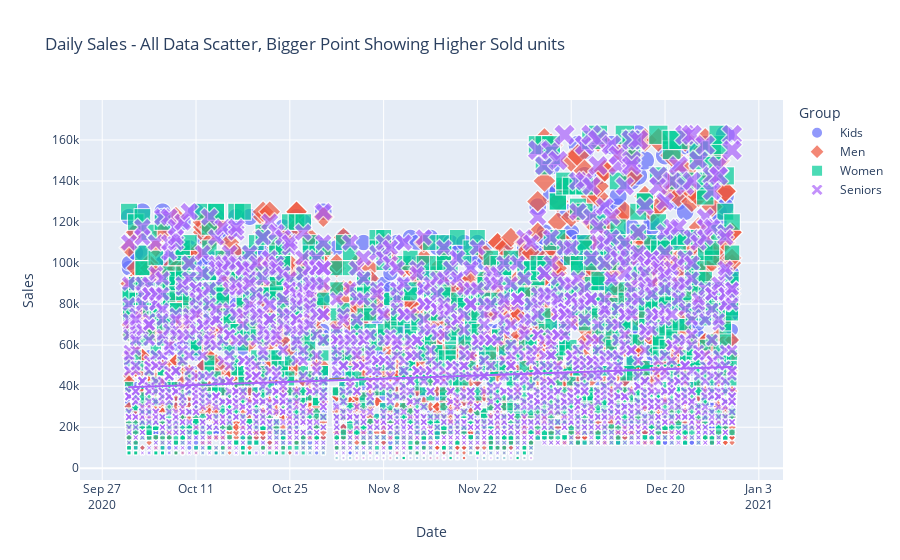

Notebook code cell kept with this figure:
### Markdown cell above
##### Visualization of Daily Data - All Data Scatter Plot, Bigger Point Showing Higher Sold Units (Grouping by Person Groups)

### Code cell
# Daily Sales Data All
fig = px.scatter(sales_df, x = 'Date', y='Sales', color='Group', size='Unit', symbol='Group', trendline='ols', title='Daily Sales - All Data Scatter, Bigger Point Showing Higher Sold units')

fig.show()

### Figure 1 — Plotly figure (JSON) as saved in the notebook; plotly's stock layout.template omitted (floating-point values rounded to 4 significant figures; data arrays with more than 128 entries replaced by an {"elided": "..."} marker saying what was removed)
{"data": [{"hovertemplate": "Group= Kids<br>Date=%{x}<br>Sales=%{y}<br>Unit=%{marker.size}<extra></extra>", "legendgroup": " Kids", "marker": {"color": "#636efa", "size": {"elided": "1890 int values"}, "sizemode": "area", "sizeref": 0.1625, "symbol": "circle"}, "mode": "markers", "name": " Kids", "showlegend": true, "type": "scattergl", "x": {"elided": "1890 str values"}, "xaxis": "x", "y": {"elided": "1890 int values"}, "yaxis": "y"}, {"hovertemplate": "<b>OLS trendline</b><br>Sales = 0.00130607 * Date + -2.05177e+06<br>R<sup>2</sup>=0.008719<br><br>Group= Kids<br>Date=%{x}<br>Sales=%{y} <b>(trend)</b><extra></extra>", "legendgroup": " Kids", "marker": {"color": "#636efa", "symbol": "circle"}, "mode": "lines", "name": " Kids", "showlegend": false, "type": "scattergl", "x": {"elided": "1890 str values"}, "xaxis": "x", "y": {"elided": "1890 float values"}, "yaxis": "y"}, {"hovertemplate": "Group= Men<br>Date=%{x}<br>Sales=%{y}<br>Unit=%{marker.size}<extra></extra>", "legendgroup": " Men", "marker": {"color": "#EF553B", "size": {"elided": "1890 int values"}, "sizemode": "area", "sizeref": 0.1625, "symbol": "diamond"}, "mode": "markers", "name": " Men", "showlegend": true, "type": "scattergl", "x": {"elided": "1890 str values"}, "xaxis": "x", "y": {"elided": "1890 int values"}, "yaxis": "y"}, {"hovertemplate": "<b>OLS trendline</b><br>Sales = 0.00149327 * Date + -2.35194e+06<br>R<sup>2</sup>=0.011182<br><br>Group= Men<br>Date=%{x}<br>Sales=%{y} <b>(trend)</b><extra></extra>", "legendgroup": " Men", "marker": {"color": "#EF553B", "symbol": "diamond"}, "mode": "lines", "name": " Men", "showlegend": false, "type": "scattergl", "x": {"elided": "1890 str values"}, "xaxis": "x", "y": {"elided": "1890 float values"}, "yaxis": "y"}, {"hovertemplate": "Group= Women<br>Date=%{x}<br>Sales=%{y}<br>Unit=%{marker.size}<extra></extra>", "legendgroup": " Women", "marker": {"color": "#00cc96", "size": {"elided": "1890 int values"}, "sizemode": "area", "sizeref": 0.1625, "symbol": "square"}, "mode": "markers", "name": " Women", "showlegend": true, "type": "scattergl", "x": {"elided": "1890 str values"}, "xaxis": "x", "y": {"elided": "1890 int values"}, "yaxis": "y"}, {"hovertemplate": "<b>OLS trendline</b><br>Sales = 0.00162782 * Date + -2.56812e+06<br>R<sup>2</sup>=0.012802<br><br>Group= Women<br>Date=%{x}<br>Sales=%{y} <b>(trend)</b><extra></extra>", "legendgroup": " Women", "marker": {"color": "#00cc96", "symbol": "square"}, "mode": "lines", "name": " Women", "showlegend": false, "type": "scattergl", "x": {"elided": "1890 str values"}, "xaxis": "x", "y": {"elided": "1890 float values"}, "yaxis": "y"}, {"hovertemplate": "Group= Seniors<br>Date=%{x}<br>Sales=%{y}<br>Unit=%{marker.size}<extra></extra>", "legendgroup": " Seniors", "marker": {"color": "#ab63fa", "size": {"elided": "1890 int values"}, "sizemode": "area", "sizeref": 0.1625, "symbol": "x"}, "mode": "markers", "name": " Seniors", "showlegend": true, "type": "scattergl", "x": {"elided": "1890 str values"}, "xaxis": "x", "y": {"elided": "1890 int values"}, "yaxis": "y"}, {"hovertemplate": "<b>OLS trendline</b><br>Sales = 0.00127327 * Date + -1.99967e+06<br>R<sup>2</sup>=0.008121<br><br>Group= Seniors<br>Date=%{x}<br>Sales=%{y} <b>(trend)</b><extra></extra>", "legendgroup": " Seniors", "marker": {"color": "#ab63fa", "symbol": "x"}, "mode": "lines", "name": " Seniors", "showlegend": false, "type": "scattergl", "x": {"elided": "1890 str values"}, "xaxis": "x", "y": {"elided": "1890 float values"}, "yaxis": "y"}], "layout": {"legend": {"itemsizing": "constant", "title": {"text": "Group"}, "tracegroupgap": 0}, "title": {"text": "Daily Sales - All Data Scatter, Bigger Point Showing Higher Sold units"}, "xaxis": {"anchor": "y", "domain": [0, 1], "title": {"text": "Date"}}, "yaxis": {"anchor": "x", "domain": [0, 1], "title": {"text": "Sales"}}}}
